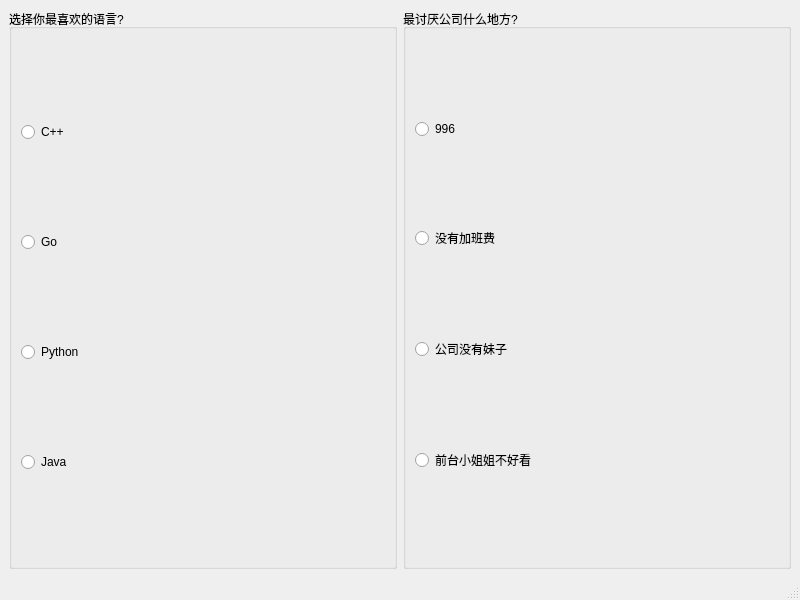
<?xml version="1.0" encoding="UTF-8"?>
<ui version="4.0">
 <class>MainWindow</class>
 <widget class="QMainWindow" name="MainWindow">
  <property name="geometry">
   <rect>
    <x>0</x>
    <y>0</y>
    <width>800</width>
    <height>600</height>
   </rect>
  </property>
  <property name="windowTitle">
   <string>MainWindow</string>
  </property>
  <widget class="QWidget" name="centralwidget">
   <layout class="QHBoxLayout" name="horizontalLayout">
    <item>
     <widget class="QGroupBox" name="groupBox">
      <property name="title">
       <string>选择你最喜欢的语言?</string>
      </property>
      <layout class="QVBoxLayout" name="verticalLayout">
       <item>
        <widget class="QRadioButton" name="radioButton">
         <property name="text">
          <string>C++</string>
         </property>
        </widget>
       </item>
       <item>
        <widget class="QRadioButton" name="radioButton_2">
         <property name="text">
          <string>Go</string>
         </property>
        </widget>
       </item>
       <item>
        <widget class="QRadioButton" name="radioButton_3">
         <property name="text">
          <string>Python</string>
         </property>
        </widget>
       </item>
       <item>
        <widget class="QRadioButton" name="radioButton_4">
         <property name="text">
          <string>Java</string>
         </property>
        </widget>
       </item>
      </layout>
     </widget>
    </item>
    <item>
     <widget class="QGroupBox" name="groupBox_2">
      <property name="title">
       <string>最讨厌公司什么地方?</string>
      </property>
      <layout class="QVBoxLayout" name="verticalLayout_2">
       <item>
        <widget class="QRadioButton" name="redio_996">
         <property name="text">
          <string>996</string>
         </property>
        </widget>
       </item>
       <item>
        <widget class="QRadioButton" name="radio_nosalary">
         <property name="text">
          <string>没有加班费</string>
         </property>
        </widget>
       </item>
       <item>
        <widget class="QRadioButton" name="radio_nogirl">
         <property name="text">
          <string>公司没有妹子</string>
         </property>
        </widget>
       </item>
       <item>
        <widget class="QRadioButton" name="radio_notbeautiful">
         <property name="text">
          <string>前台小姐姐不好看</string>
         </property>
        </widget>
       </item>
      </layout>
     </widget>
    </item>
   </layout>
  </widget>
  <widget class="QMenuBar" name="menubar">
   <property name="geometry">
    <rect>
     <x>0</x>
     <y>0</y>
     <width>800</width>
     <height>26</height>
    </rect>
   </property>
  </widget>
  <widget class="QStatusBar" name="statusbar"/>
 </widget>
 <resources/>
 <connections/>
</ui>
